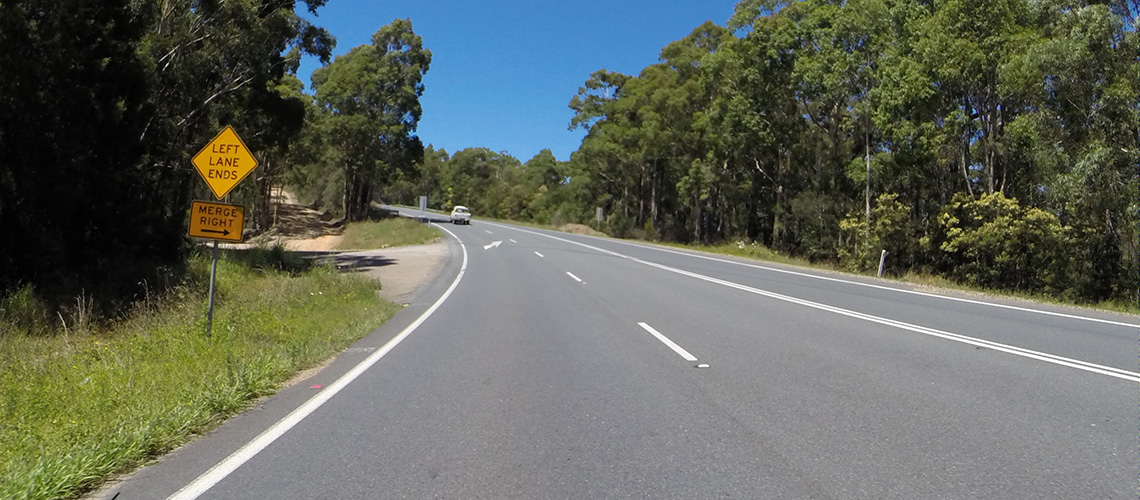
#> input picture lane/lane_2.jpg, 1140 x 500 px
$ jupyter execute lane_detect3.ipynb
#> lines starting #> are read from the running program, lines starting #| are printed output that depends on the picture; after the words box and inside, x2 and y2 are one past the last pixel; in counts of white or black regions, pixels touching at a corner belong together
[cell 1]
import cv2
import numpy as np
import matplotlib.pyplot as plt
def grayscale(img):
    return cv2.cvtColor(img, cv2.COLOR_RGB2GRAY)

def gaussian_blur(img, kernel_size):
    return cv2.GaussianBlur(img,(kernel_size, kernel_size),0)

def canny(img, low=70, high=210):
    return cv2.Canny(img, low, high)

def roi(img, vertices, color3=(255,255,255), color1=255):

    mask = np.zeros_like(img)
    if len(img.shape) > 2:
        color = color3
    else:
        color=color1
    cv2.fillPoly(mask, vertices, color)
    ROI_image = cv2.bitwise_and(img, mask)
    return ROI_image

# [4 lines left out: function draw_lines, not called in this run]

def hough_lines(img, rho, theta, threshold, min_line_len, max_line_gap):
    lines = cv2.HoughLinesP(img, rho, theta, threshold, np.array([]), minLineLength=min_line_len, maxLineGap=max_line_gap)
    #line_img = np.zeros((img.shape[0], img.shape[1], 3), dtype=np.uint8)
    #draw_lines(line_img, lines)

    return lines

def weighted_img(img, initial_img, alpha=1, beta=1., lam=0.):
    return cv2.addWeighted(initial_img, alpha, img, beta, lam)

def img_show(origin, transformation):
    #bgr->rgb
    origin = origin[:,:,::-1]
    transformation = transformation[:,:,::-1]
    fig, ax = plt.subplots(nrows=1, ncols=2, figsize=((10,10)))
    ax[0].set_title('origin image')
    ax[0].imshow(origin)
    ax[1].set_title('transformation image')
    ax[1].imshow(transformation)
    plt.show()

# [11 lines left out: function run, not called in this run]

[cell 2]
image = cv2.imread('../lane/lane_2.jpg')
#> image is the input picture: shape (500, 1140, 3); mean B, G, R 92.3, 102.6, 97.5
height, width = image.shape[:2]
gray_img = grayscale(image)
#> in grayscale, `return cv2.cvtColor(img, cv2.COLOR_RGB2GRAY)`:
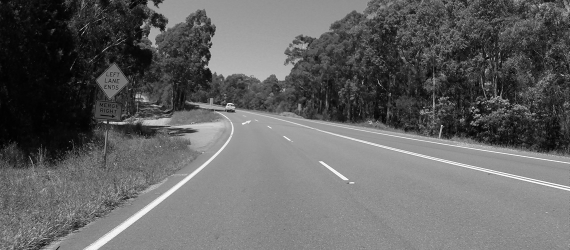
#> returned value: shape (500, 1140) (shown at 1/2 size); min 0, max 255, mean 99
blur_img = gaussian_blur(gray_img, 3)
canny_img = canny(blur_img, 70, 210)
#> in canny, `return cv2.Canny(img, low, high)`:
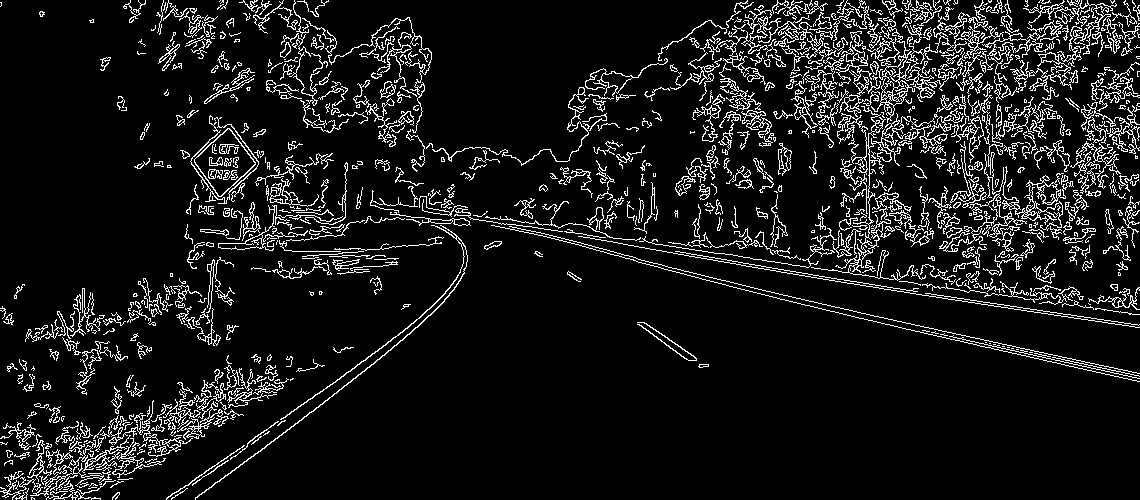
#> returned value: shape (500, 1140); 9.3% white in thin lines or dots
vertices = np.array([[(50,height),(width/2-45, height/2+60), (width/2+45, height/2+60), (width-50,height)]], dtype=np.int32)
ROI_img = roi(canny_img, vertices)
#> in roi, `cv2.fillPoly(mask, vertices, color)`:
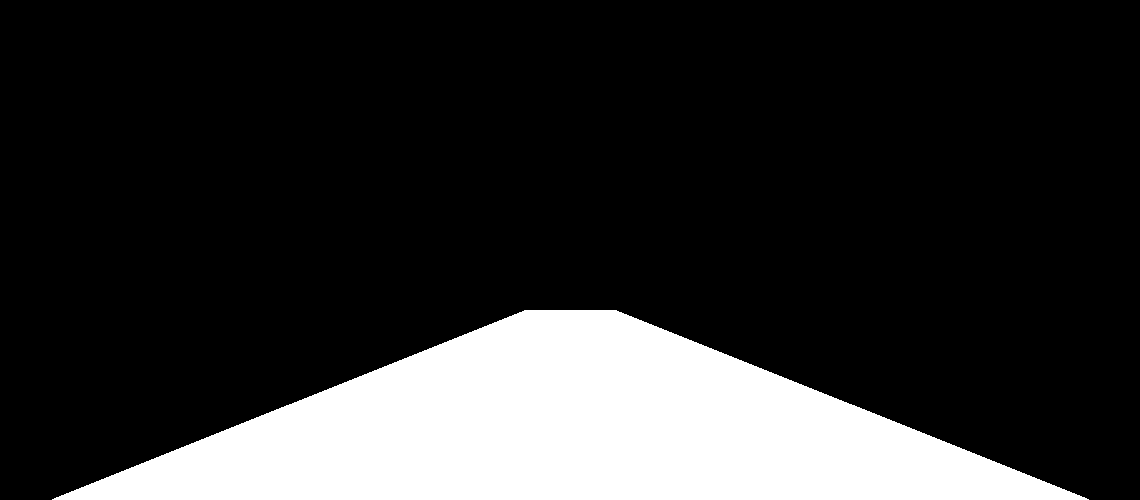
#> mask: shape (500, 1140); 18.8% white; 1 white region, box (x1, y1, x2, y2) and area: (52, 310, 1089, 500) 107444
#> in roi, `ROI_image = cv2.bitwise_and(img, mask)`:
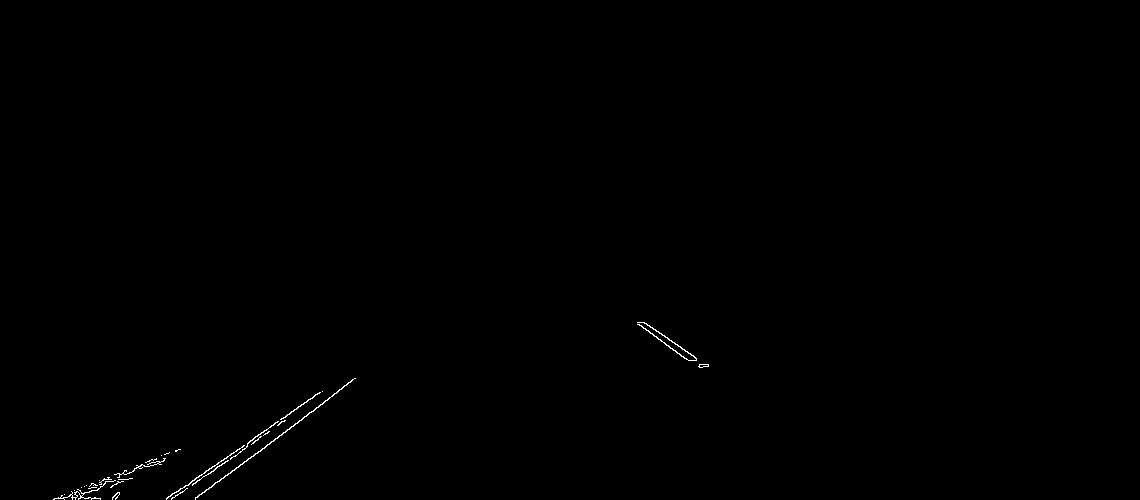
#> ROI_image: shape (500, 1140); 0.22% white in thin lines or dots, all inside (x1, y1, x2, y2) = (53, 322, 709, 500)
line_arr =hough_lines(ROI_img, 1, np.pi/180, 30, 10, 20)
#> in hough_lines, `lines = cv2.HoughLinesP(img, rho, theta, threshold, np.array([]), minL..`: lines = 13 rows, first 6: [195, 499, 350, 382], [166, 499, 319, 392], [195, 498, 355, 378], [174, 497, 285, 420], [644, 322, 708, 365], [62, 498, 178, 449]
#> line_arr has the same summary as lines in hough_lines

[cell 3]
np.shape(line_arr)

[cell 4]
line_arr = np.squeeze(line_arr)
np.shape(line_arr)

[cell 5]
slope_degree = np.arctan2(line_arr[:,1] - line_arr[:,3], line_arr[:,0] - line_arr[:,2])*180/np.pi
#> slope_degree = [143, 145, 143.1, 145.3, -146.1, 157.1, -144.5, 157.9, 145.1, -143.3, 157.2, 157.6, -146.3]

[cell 6]
line_arr = line_arr[np.abs(slope_degree)<160]
slope_degree = slope_degree[np.abs(slope_degree)<160]

line_arr = line_arr[np.abs(slope_degree)>95]
slope_degree = slope_degree[np.abs(slope_degree)>95]

[cell 7]
L_lines, R_lines = line_arr[(slope_degree>0),:], line_arr[(slope_degree<0),:]
#> L_lines = [[195, 499, 350, 382], [166, 499, 319, 392], [195, 498, 355, 378], [174, 497, 285, 420], [62, 498, 178, 449], [64, 499, 165, 458], [178, 491, 320, 392], [59, 498, 166, 453], [72, 498, 118, 479]]; R_lines = [[644, 322, 708, 365], [637, 324, 686, 359], [637, 322, 688, 360], [695, 358, 707, 366]]
#L == +gradient
#R == -gradient

[cell 8]
def get_fitline(img, f_lines): # 대표선 구하기
    #lines = np.squeeze(f_lines)
    lines = f_lines.reshape(f_lines.shape[0]*2,2)
    rows,cols = img.shape[:2]
    output = cv2.fitLine(lines,cv2.DIST_L2,0, 0.01, 0.01)
    vx, vy, x, y = output[0], output[1], output[2], output[3]
    x1, y1 = int(((img.shape[0]-1)-y)/vy*vx + x) , img.shape[0]-1
    x2, y2 = int(((img.shape[0]/2+100)-y)/vy*vx + x) , int(img.shape[0]/2+100)

    result = [x1,y1,x2,y2]
    return result

def draw_fit_line(img, lines, color=[255, 0, 0], thickness=10): # 대표선 그리기
        cv2.line(img, (lines[0], lines[1]), (lines[2], lines[3]), color, thickness)

[cell 9]
temp = np.zeros((image.shape[0],image.shape[1],3),dtype=np.uint8)
#L_lines, R_lines = L_lines[:,None], R_lines[:,None]
left_fit_line = get_fitline(image, L_lines)
#> in get_fitline, `lines = f_lines.reshape(f_lines.shape[0]*2,2)`: lines = 18 rows, first 8: [195, 499], [350, 382], [166, 499], [319, 392], [195, 498], [355, 378], [174, 497], [285, 420]
#> in get_fitline, `output = cv2.fitLine(lines,cv2.DIST_L2,0, 0.01, 0.01)`: output = [0.917, -0.398, 190.1, 460]
#> in get_fitline, `vx, vy, x, y = output[0], output[1], output[2], output[3]`: vx = [0.917]; vy = [-0.398]; x = [190.1]; y = [460]
#> in get_fitline, `x1, y1 = int(((img.shape[0]-1)-y)/vy*vx + x) , img.shape[0]-1`: x1 = 100; y1 = 499
#> in get_fitline, `x2, y2 = int(((img.shape[0]/2+100)-y)/vy*vx + x) , int(img.shape[0]/2+..`: x2 = 443; y2 = 350
#> in get_fitline, `result = [x1,y1,x2,y2]`: result = [100, 499, 443, 350]
#> left_fit_line = [100, 499, 443, 350]
right_fit_line = get_fitline(image,R_lines)
#> right_fit_line = [906, 499, 679, 350]

[cell 10]
draw_fit_line(temp, left_fit_line)
draw_fit_line(temp, right_fit_line)
#> call 2 of draw_fit_line, with thickness = 10
#> in draw_fit_line (call 2), `cv2.line(img, (lines[0], lines[1]), (lines[2], lines[3]), color, thick..`:
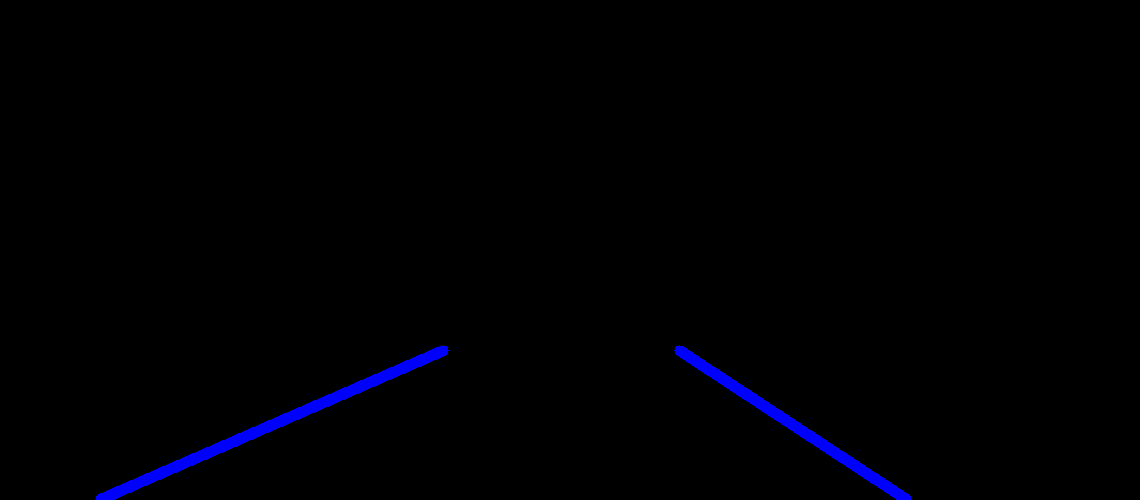
#> img: shape (500, 1140, 3); mean of channels 0, 1, 2 3.2, 0, 0; drawn as B, G, R
result = weighted_img(temp, image)

[cell 11]
img_show(image, result)
#> in img_show, `transformation = transformation[:,:,::-1]`:
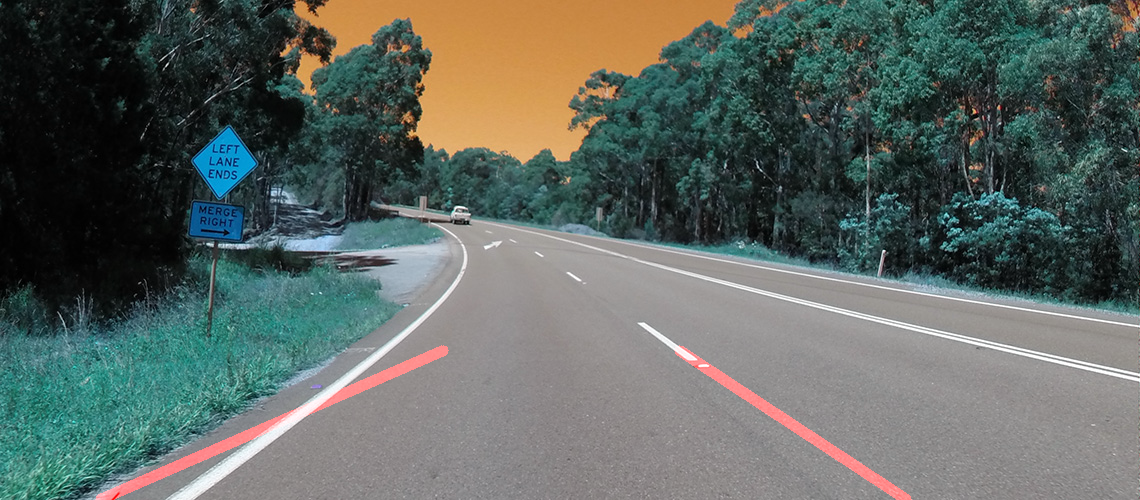
#> transformation: shape (500, 1140, 3); mean of channels 0, 1, 2 97.5, 102.6, 93.6; drawn as B, G, R

$ run again, with lane/lane_0.jpg copied over lane/lane_2.jpg
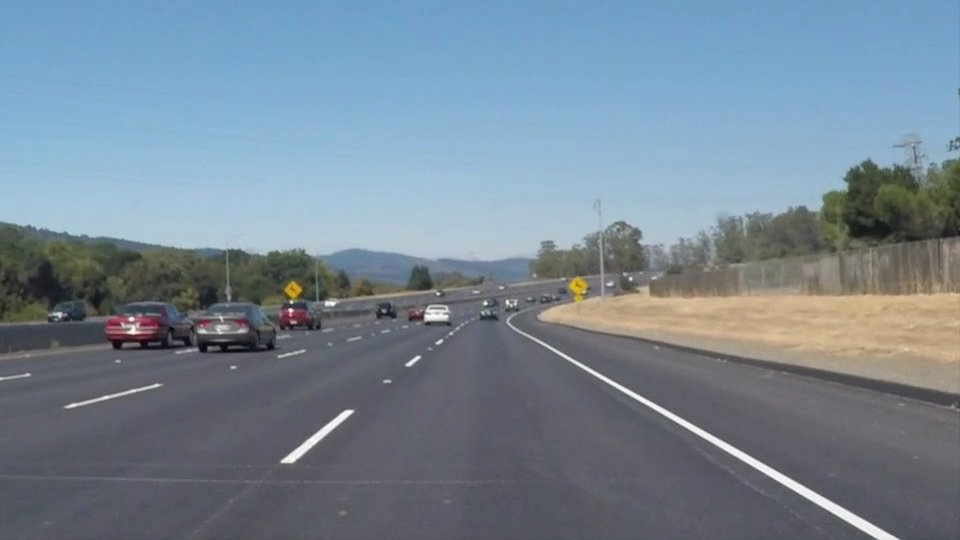
#> input picture lane/lane_0.jpg, 960 x 540 px
#> image is the input picture: shape (540, 960, 3); mean B, G, R 148.1, 134.5, 118.5
#> in canny, `return cv2.Canny(img, low, high)`:
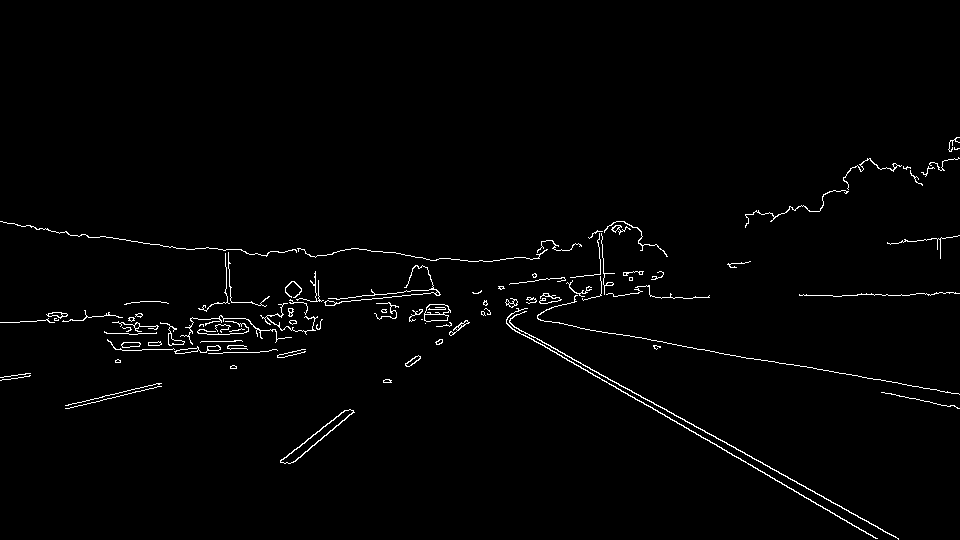
#> returned value: shape (540, 960); 1.5% white in thin lines or dots, all inside (x1, y1, x2, y2) = (0, 137, 960, 540)
#> mask: shape (540, 960); 19.3% white; 1 white region, box (x1, y1, x2, y2) and area: (51, 330, 910, 540) 99925
#> ROI_image: shape (540, 960); 0.29% white in thin lines or dots, all inside (x1, y1, x2, y2) = (280, 330, 899, 540)
#> in hough_lines, `lines = cv2.HoughLinesP(img, rho, theta, threshold, np.array([]), minL..`: lines = [[520, 330, 898, 539], [517, 331, 877, 538], [629, 389, 898, 538], [280, 461, 320, 430], [293, 462, 353, 412], [288, 454, 345, 410], [531, 338, 834, 513], [295, 461, 354, 412], [290, 463, 328, 432], [388, 382, 457, 330]]
#> line_arr has the same summary as lines in hough_lines
#> slope_degree = [-151.1, -150.1, -151, 142.2, 140.2, 142.3, -150, 140.3, 140.8, 143]
#> L_lines = [[280, 461, 320, 430], [293, 462, 353, 412], [288, 454, 345, 410], [295, 461, 354, 412], [290, 463, 328, 432], [388, 382, 457, 330]]; R_lines = [[520, 330, 898, 539], [517, 331, 877, 538], [629, 389, 898, 538], [531, 338, 834, 513]]
#> in get_fitline, `lines = f_lines.reshape(f_lines.shape[0]*2,2)`: lines = [[280, 461], [320, 430], [293, 462], [353, 412], [288, 454], [345, 410], [295, 461], [354, 412], [290, 463], [328, 432], [388, 382], [457, 330]]
#> output = [0.79, -0.614, 332.6, 425.8]
#> vx = [0.79]; vy = [-0.614]; x = [332.6]; y = [425.8]
#> x1 = 186; y1 = 539
#> x2 = 404; y2 = 370
#> result = [186, 539, 404, 370]
#> right_fit_line = [890, 539, 589, 370]
#> img: shape (540, 960, 3); mean of channels 0, 1, 2 3.3, 0, 0
#> in img_show, `transformation = transformation[:,:,::-1]`:
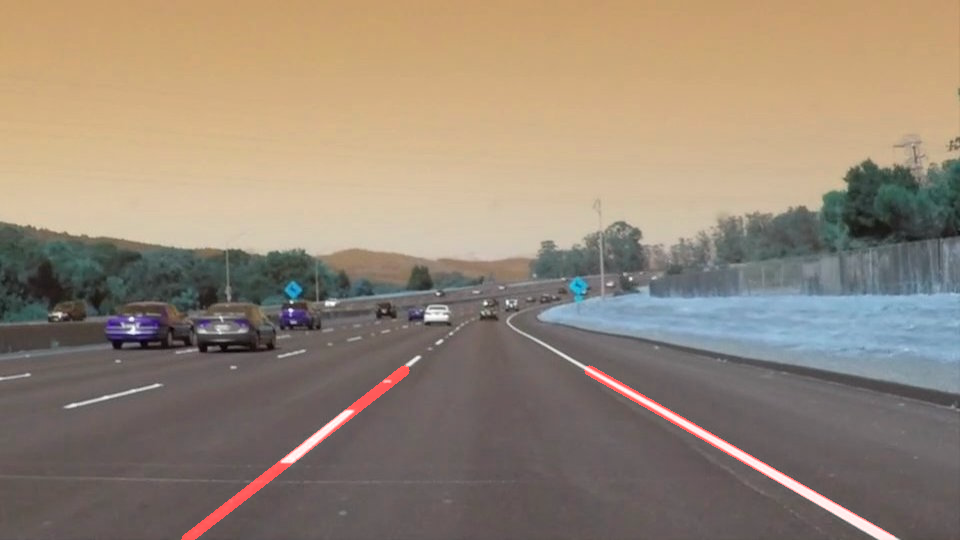
#> transformation: shape (540, 960, 3); mean of channels 0, 1, 2 118.5, 134.5, 149.2; drawn as B, G, R

$ run again, with lane/lane_1.jpg copied over lane/lane_2.jpg
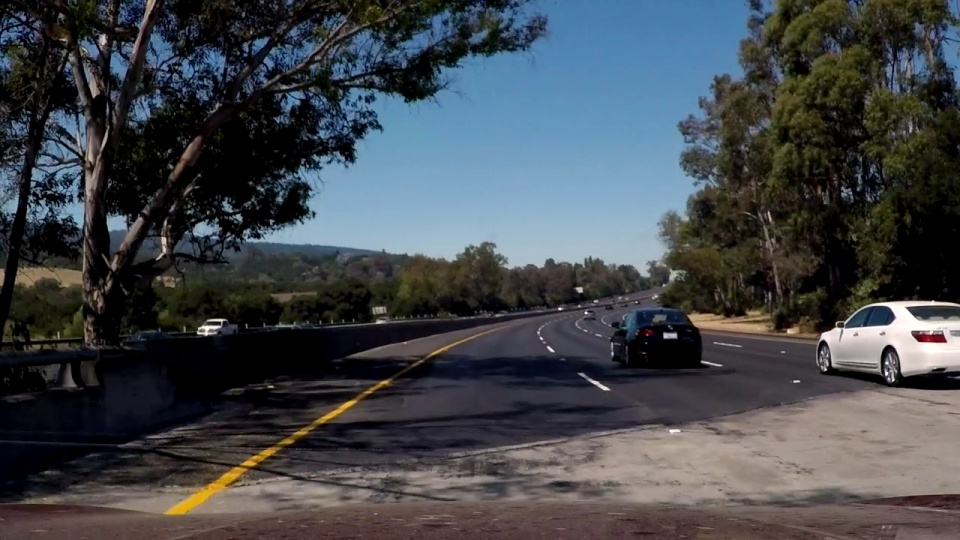
#> input picture lane/lane_1.jpg, 960 x 540 px
#> image is the input picture: shape (540, 960, 3); mean B, G, R 75.3, 70.7, 66.5
#> in canny, `return cv2.Canny(img, low, high)`:
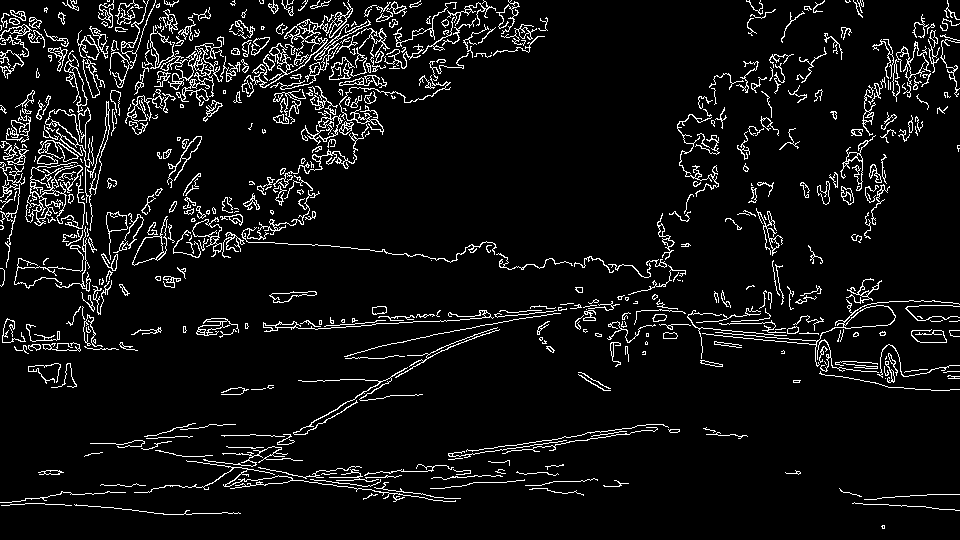
#> returned value: shape (540, 960); 6.8% white in thin lines or dots
#> mask: shape (540, 960); 19.3% white; 1 white region, box (x1, y1, x2, y2) and area: (51, 330, 910, 540) 99925
#> ROI_image: shape (540, 960); 0.74% white in thin lines or dots, all inside (x1, y1, x2, y2) = (109, 330, 885, 529)
#> in hough_lines, `lines = cv2.HoughLinesP(img, rho, theta, threshold, np.array([]), minL..`: lines = 75 rows, first 6: [542, 440, 656, 424], [653, 431, 674, 429], [448, 455, 630, 433], [279, 447, 457, 341], [298, 476, 455, 498], [454, 452, 570, 437]
#> `line_arr =hough_lines(ROI_img, 1, np.pi/180, 30, 10, 20)`: line_arr has the same summary as lines in hough_lines
#> `slope_degree = np.arctan2(line_arr[:,1] - line_arr[:,3], line_arr[:,0]..`: slope_degree = 75 values, max 180 at index 7, min -178 at index 48, mean 75.4
#> `line_arr = line_arr[np.abs(slope_degree)<160]`: line_arr = 13 rows, first 6: [279, 447, 457, 341], [200, 487, 446, 345], [232, 468, 441, 347], [223, 484, 325, 422], [422, 360, 452, 343], [204, 486, 364, 393]
#> `slope_degree = slope_degree[np.abs(slope_degree)<160]`: slope_degree = [149.2, 150, 149.9, 148.7, 150.5, 149.8, 151.2, 149.1, 159, -148, 148.9, -146.8, -142]
#> L_lines = [[279, 447, 457, 341], [200, 487, 446, 345], [232, 468, 441, 347], [223, 484, 325, 422], [422, 360, 452, 343], [204, 486, 364, 393], [458, 344, 478, 333], [246, 468, 388, 383], [445, 349, 492, 331], [356, 400, 447, 345]]; R_lines = [[579, 375, 603, 390], [584, 373, 610, 390], [581, 372, 604, 390]]
#> in get_fitline, `lines = f_lines.reshape(f_lines.shape[0]*2,2)`: lines = 20 rows, first 8: [279, 447], [457, 341], [200, 487], [446, 345], [232, 468], [441, 347], [223, 484], [325, 422]
#> output = [0.866, -0.5, 367.8, 393.8]
#> vx = [0.866]; vy = [-0.5]; x = [367.8]; y = [393.8]
#> x1 = 116; y1 = 539
#> x2 = 408; y2 = 370
#> result = [116, 539, 408, 370]
#> right_fit_line = [830, 539, 575, 370]
#> img: shape (540, 960, 3); mean of channels 0, 1, 2 3.5, 0, 0
#> in img_show, `transformation = transformation[:,:,::-1]`:
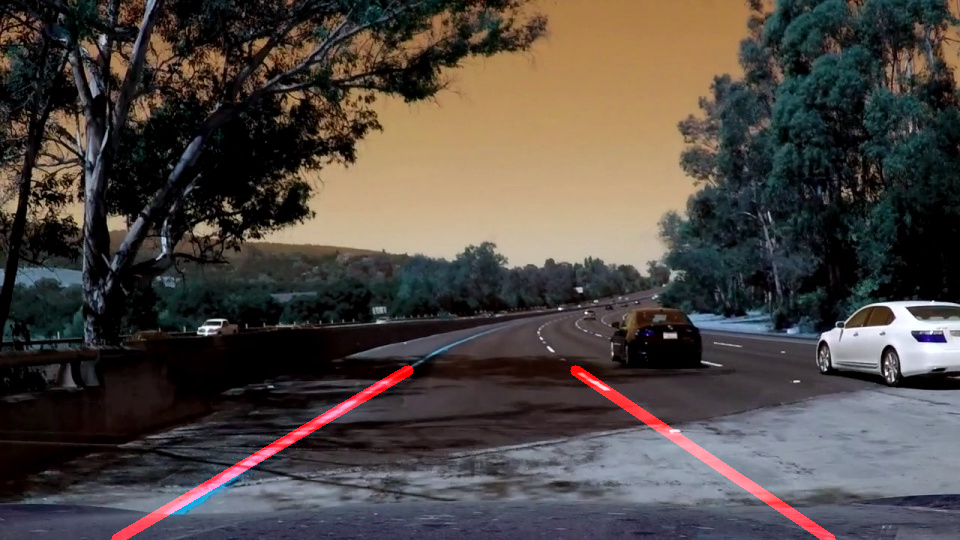
#> transformation: shape (540, 960, 3); mean of channels 0, 1, 2 66.5, 70.7, 77.9; drawn as B, G, R
